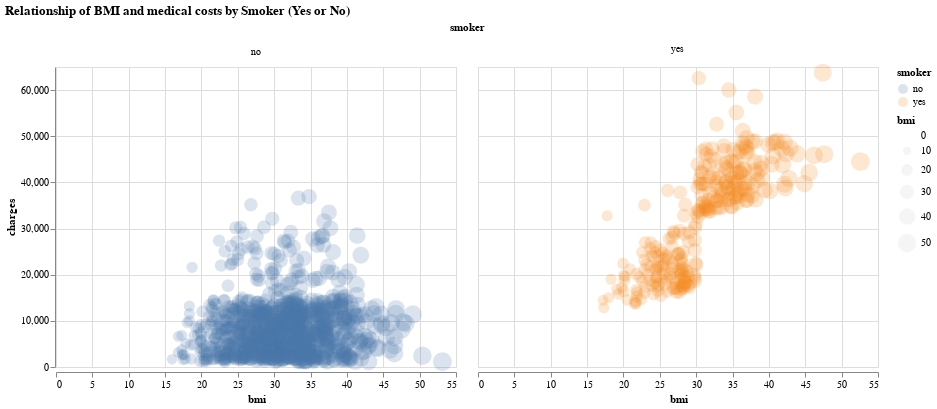

This figure's notebook cell:
### Markdown cell above
### Question 2

Create a visualization showing the relationship between BMI and medical costs.

### Code cell
# your code here

# showing the relationship between BMI and medical costs.
def bmi_costs(data):
    output = alt.Chart(data).mark_circle(opacity=0.2).encode(
        x = alt.X("bmi"),
        y = alt.Y("charges"),
        size = "bmi",
        color = "smoker"
    ).facet(
        facet = "smoker"
    )
    
    
    return output
#fig, ax = plt.subplots()
#ax.scatter(x = insure["bmi"], y = insure["charges"])
q2_plot = bmi_costs(data=insure).properties(title="Relationship of BMI and medical costs by Smoker (Yes or No)")
q2_plot

### Figure 1 — Vega-Lite specification as saved in the notebook (floating-point values rounded to 4 significant figures; data arrays with more than 128 entries replaced by an {"elided": "..."} marker saying what was removed)
{"$schema": "https://vega.github.io/schema/vega-lite/v4.17.0.json", "config": {"view": {"continuousHeight": 300, "continuousWidth": 400}}, "data": {"name": "data-940772b709be72b3ac8e197cfacbd9fb"}, "datasets": {"data-940772b709be72b3ac8e197cfacbd9fb": {"elided": "1338 records"}}, "facet": {"field": "smoker", "type": "nominal"}, "spec": {"encoding": {"color": {"field": "smoker", "type": "nominal"}, "size": {"field": "bmi", "type": "quantitative"}, "x": {"field": "bmi", "type": "quantitative"}, "y": {"field": "charges", "type": "quantitative"}}, "mark": {"opacity": 0.2, "type": "circle"}}, "title": "Relationship of BMI and medical costs by Smoker (Yes or No)"}
